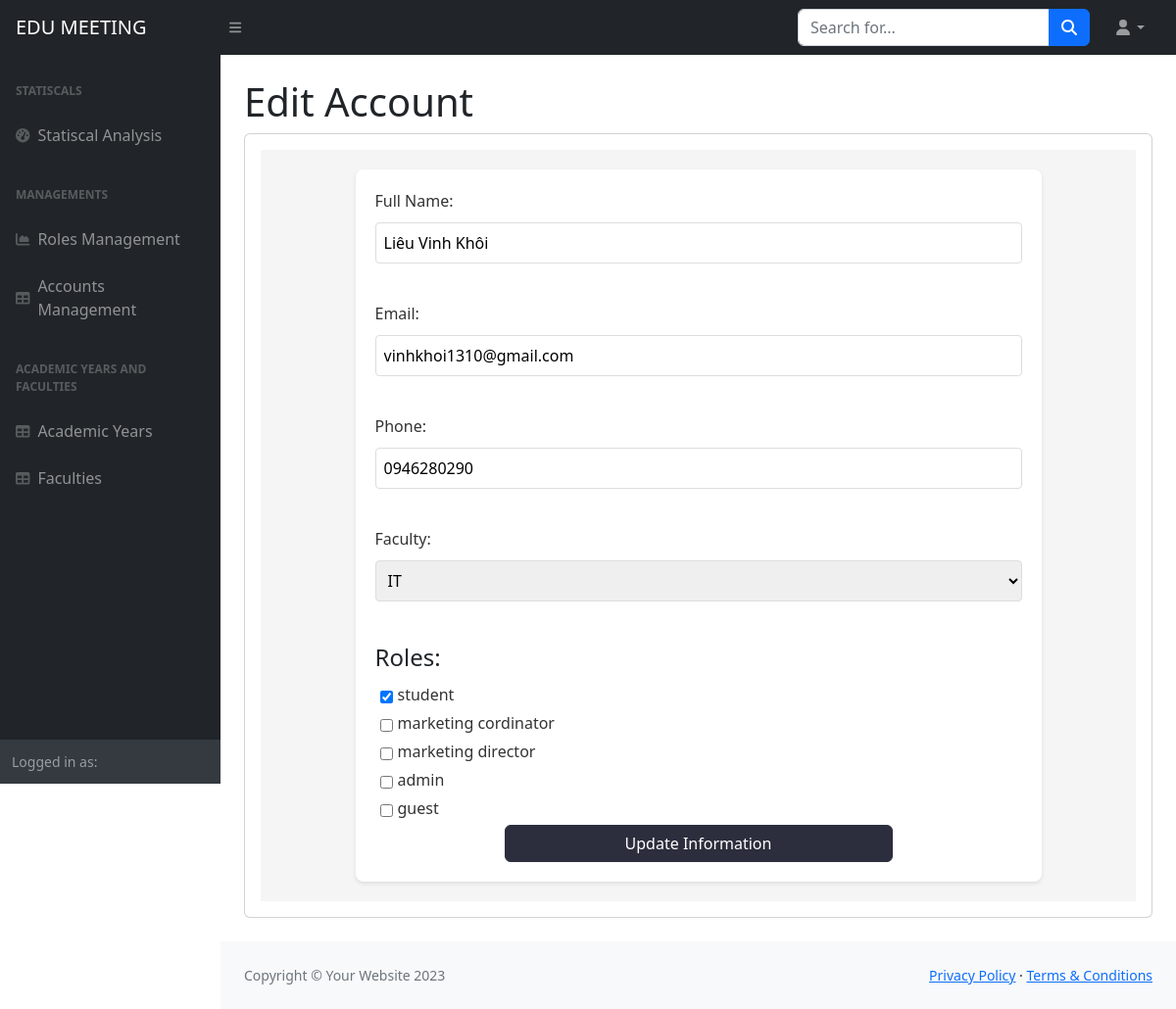
The app's page /ad/accounts/edit/4/ with its own data.
### home/models.py (models this page shows, shortened)
class UserProfile(models.Model):
    user = models.OneToOneField(User, on_delete=models.CASCADE, primary_key=True)
    fullname = models.CharField(max_length=50)
    roles = models.ManyToManyField(Role, related_name='users')
    faculty = models.ForeignKey('Faculties', on_delete=models.CASCADE, null=True, blank=True)
    email = models.EmailField(max_length=254, unique=True, blank=True, null=True)
    phone = models.CharField(max_length=15)
    academic_Year = models.ForeignKey(AcademicYear,blank=True, null =True, on_delete=models.CASCADE)

class Faculties(models.Model):
    name = models.CharField(max_length = 40)
    description = models.TextField(null =True)

class Role(models.Model):
    name = models.CharField(max_length=30)

### home/views.py (the view)
# urls.py: path('ad/accounts/edit/<int:pk>/', views.account_update, name='account_edit'),
def account_update(request, pk):
    user_profile = get_object_or_404(UserProfile, pk=pk)
    if request.method == 'POST':
        user_profile.fullname = request.POST.get('fullname')
        user_profile.email = request.POST.get('email')
        user_profile.phone = request.POST.get('phone')
        faculty_id = request.POST.get('faculty')
        if faculty_id:
            user_profile.faculty = Faculties.objects.get(id=faculty_id)
        else:
            user_profile.faculty = None
        user_profile.save()
        selected_roles = request.POST.getlist('roles')
        user_profile.roles.clear()
        for role_id in selected_roles:
            role = Role.objects.get(id=role_id)
            user_profile.roles.add(role)
        return redirect('account_list')
    else:
        faculties = Faculties.objects.all()
        roles = Role.objects.all()
        return render(request, 'editAccount.html', {
            'user_profile': user_profile,
            'faculties': faculties,
            'roles': roles
        })

### templates/editAccount.html (shortened to what this page needs)
{%load static%}
<!DOCTYPE html>
<html lang="en">
    <head>
        <link href="https://cdn.jsdelivr.net/npm/simple-datatables@7.1.2/dist/style.min.css" rel="stylesheet" />
        <link href="{% static 'css/styles.css' %}" rel="stylesheet" />
    </head>
    <body class="sb-nav-fixed">
        <nav class="sb-topnav navbar navbar-expand navbar-dark bg-dark">
            <a class="navbar-brand ps-3" href="{% url "home" %}">EDU MEETING</a>
            <button class="btn btn-link btn-sm order-1 order-lg-0 me-4 me-lg-0" id="sidebarToggle" href="#!"><i class="fas fa-bars"></i></button>
            <form class="d-none d-md-inline-block form-inline ms-auto me-0 me-md-3 my-2 my-md-0">
                <div class="input-group">
                    <input class="form-control" type="text" placeholder="Search for..." aria-label="Search for..." aria-describedby="btnNavbarSearch" />
                    <button class="btn btn-primary" id="btnNavbarSearch" type="button"><i class="fas fa-search"></i></button>
                </div>
            </form>
            <ul class="navbar-nav ms-auto ms-md-0 me-3 me-lg-4">
                <li class="nav-item dropdown">
                    <a class="nav-link dropdown-toggle" id="navbarDropdown" href="#" role="button" data-bs-toggle="dropdown" aria-expanded="false"><i class="fas fa-user fa-fw"></i></a>
                </li>
            </ul>
        </nav>
        <div id="layoutSidenav">
            <div id="layoutSidenav_nav">
                <nav class="sb-sidenav accordion sb-sidenav-dark" id="sidenavAccordion">
                    <div class="sb-sidenav-menu">
                        <div class="nav">
                            <div class="sb-sidenav-menu-heading">Statiscals</div>
                            <a class="nav-link" href="{% url "statistical_analysis" %}">
                                <div class="sb-nav-link-icon"><i class="fas fa-tachometer-alt"></i></div>
                                Statiscal Analysis
                            </a>
                            <div class="sb-sidenav-menu-heading">Managements</div>
                            <a class="nav-link" href="{% url "role_list" %}">
                                <div class="sb-nav-link-icon"><i class="fas fa-chart-area"></i></div>
                                Roles Management
                            </a>
                            <a class="nav-link" href="{% url "account_list" %}">
                                <div class="sb-nav-link-icon"><i class="fas fa-table"></i></div>
                                Accounts Management
                            </a>
                            <div class="sb-sidenav-menu-heading">Academic Years and Faculties</div>
                            <a class="nav-link" href="{% url "list_academic_years" %}">
                                <div class="sb-nav-link-icon"><i class="fas fa-table"></i></div>
                                Academic Years
                            </a>
                            <a class="nav-link" href="{% url "list_faculties" %}">
                                <div class="sb-nav-link-icon"><i class="fas fa-table"></i></div>
                                Faculties
                            </a>
                        </div>
                    </div>
                    <div class="sb-sidenav-footer">
                        <div class="small">Logged in as:</div>
                    </div>
                </nav>
            </div>
            <div id="layoutSidenav_content">
                <main>
                    <div class="container-fluid px-4">
                        <h1 class="mt-4">Edit Account</h1>
                        <div class="card mb-4">
                            <div class="card-body">
                                <div class="container">
                                    <form method="post" action="">
                                        <label for="fullname">Full Name:</label>
                                        <input type="text" id="fullname" name="fullname" value="{{ user_profile.fullname }}"><br><br>
                                        <label for="email">Email:</label>
                                        <input type="email" id="email" name="email" value="{{ user_profile.email }}"><br><br>
                                        <label for="phone">Phone:</label>
                                        <input type="text" id="phone" name="phone" value="{{ user_profile.phone }}"><br><br>
                                        <label for="faculty">Faculty:</label>
                                        <select id="faculty" name="faculty">
                                            {% for faculty in faculties %}
                                            <option value="{{ faculty.id }}" {% if user_profile.faculty.id == faculty.id %}selected{% endif %}>
                                                {{ faculty.name }}
                                            </option>
                                            {% endfor %}
                                        </select><br><br>
                                        <fieldset>
                                            <legend>Roles:</legend>
                                            {% for role in roles %}
                                            <div class="account-role">
                                                <input type="checkbox" id="role_{{ role.id }}" name="roles" value="{{ role.id }}"
                                                {% if role in user_profile.roles.all %} checked {% endif %}>
                                                <label for="role_{{ role.id }}">{{ role.name }}</label>
                                            </div>
                                            {% endfor %}
                                        </fieldset>
                                        <div class="text-center">
                                            <button type="submit" class="btn btn-primary">Update Information</button>
                                        </div>
                                    </form>
                                </div>
                            </div>
                        </div>
                    </div>
                </main>
                <footer class="py-4 bg-light mt-auto">
                    <div class="container-fluid px-4">
                        <div class="d-flex align-items-center justify-content-between small">
                            <div class="text-muted">Copyright &copy; Your Website 2023</div>
                            <div>
                                <a href="#">Privacy Policy</a>
                                &middot;
                                <a href="#">Terms &amp; Conditions</a>
                            </div>
                        </div>
                    </div>
                </footer>
            </div>
        </div>
    </body>
</html>
<body>
</body>
</html>

### templates/editAccount.html (style rules this page uses)
.container { background-color: #f5f5f5; padding: 20px; }
.container form { background: #fff; padding: 20px; border-radius: 8px; box-shadow: 0 2px 4px rgba(0, 0, 0, 0.1); max-width: 700px; margin: auto; }
.container label { display: block; margin-bottom: 5px; color: #333; }
.container input[type=text], input[type=email], input[type=password], select { width: 100%; padding: 8px; margin-top: 5px; margin-bottom: 15px; border: 1px solid #ddd; border-radius: 4px; box-sizing: border-box; }
.container input[type=checkbox] { margin: 0 5px; }
.container .btn-primary { background-color: #2c2e3d; border-color: #2c2e3d; width: 60%; }
.account-role { display: flex; }

### records on screen
UserProfile: fullname "Liêu Vinh Khôi", email "vinhkhoi1310@gmail.com", phone "0946280290", faculty "IT"
Role: roles "☑", name "student"
Role: name "marketing cordinator"
Role: name "marketing director"
Role: name "admin"
Role: name "guest"
